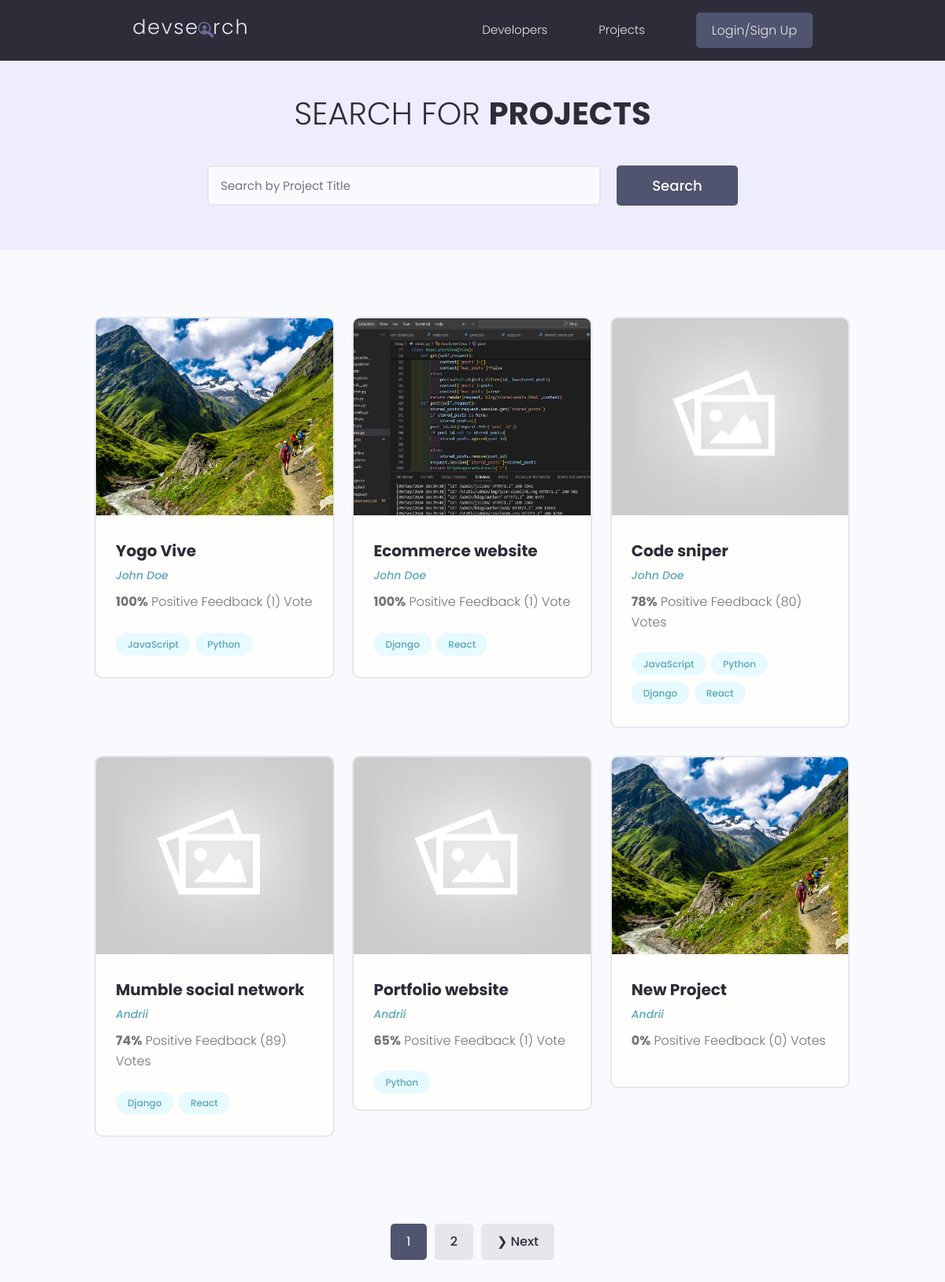
/projects/, run on the app's committed database.
### projects/models.py (models this page shows, shortened)
class Project(models.Model):
    owner = models.ForeignKey(Profile,null=True,blank=True,on_delete=models.SET_NULL)
    title=models.CharField(max_length=200)
    description=models.TextField(null=True,blank=True)
    featured_img=models.ImageField(null=True,blank=True,default='default.jpg')
    demo_link=models.CharField(max_length=2000,null=True,blank=True)
    source_link=models.CharField(max_length=2000,null=True,blank=True)
    tags=models.ManyToManyField('Tag',blank=True)
    vote_total=models.IntegerField(default=0,null=True,blank=True)
    vote_ratio=models.IntegerField(default=0,null=True,blank=True)
    created=models.DateTimeField(auto_now_add=True)
    id = models.UUIDField(default=uuid.uuid4,unique=True,primary_key=True,editable=False)
    class Meta:
        ordering=['-vote_ratio','-vote_total']

class Tag(models.Model):
    name=models.CharField(max_length=200)
    created=models.DateTimeField(auto_now_add=True)
    id = models.UUIDField(default=uuid.uuid4,unique=True,primary_key=True,editable=False)
    def __str__(self):
        return self.name

### users/models.py (models this page shows, shortened)
class Profile(models.Model):
    user = models.OneToOneField(User, on_delete=models.CASCADE, null=True, blank=True)
    name = models.CharField(max_length=200, blank=True, null=True)
    email = models.EmailField(max_length=500, blank=True, null=True)
    username = models.CharField(max_length=200, blank=True, null=True)
    location = models.CharField(max_length=200, blank=True, null=True)
    short_intro = models.CharField(max_length=200, blank=True, null=True)
    bio = models.TextField(blank=True, null=True)
    profile_image = models.ImageField(null=True, blank=True, upload_to='profiles/', default="profiles/user-default.png")
    social_github = models.CharField(max_length=200, blank=True, null=True)
    social_twitter = models.CharField(max_length=200, blank=True, null=True)
    social_linkedin = models.CharField(max_length=200, blank=True, null=True)
    social_youtube = models.CharField(max_length=200, blank=True, null=True)
    social_website = models.CharField(max_length=200, blank=True, null=True)
    created=models.DateTimeField(auto_now_add=True)
    id = models.UUIDField(default=uuid.uuid4,unique=True,primary_key=True,editable=False)

### projects/views.py (the view)
# urls.py: path('projects/', views.getProjects),
def projects(request):
    projects, search_query = searchProjects(request)
    custom_range,projects=paginationProjects(request,projects,6)
    context={
        'projects':projects,'search_query':search_query,'custom_range':custom_range
    }
    return render(request,'projects/projects.html',context)

### projects/utils.py (called while the page is built)
def paginationProjects(request, projects,results):
    page = request.GET.get('page',1)
    paginator = Paginator(projects, results)
    try:
        projects = paginator.page(page)
    except PageNotAnInteger:
        projects = paginator.page(1)
    except EmptyPage:
        projects = paginator.page(paginator.num_pages)
    leftIndex = (int(page)-1)
    page = int(page) if page else 1
    leftIndex = max(1, page - 1)
    rightIndex = min(page + 1, paginator.num_pages)
    custom_range = range(leftIndex, rightIndex + 1)
    return custom_range, projects

def searchProjects(request):
    search_query= ''
    if request.GET.get('search_query'):
        search_query=request.GET.get('search_query')
    tags=Tag.objects.filter(name__icontains=search_query)
    projects=Project.objects.distinct().filter(
        Q(title__icontains=search_query)|
        Q(description__icontains=search_query)|
        Q(owner__name__icontains=search_query)|
        Q(tags__in=tags)
    )
    return projects, search_query

### projects/templates/projects/projects.html (shortened to what this page needs)
{% extends "main.html" %}
    {% block content %}
  <main class="projects">
    <section class="hero-section text-center">
      <div class="container container--narrow">
        <div class="hero-section__box">
          <h2>Search for <span>Projects</span></h2>
        </div>
        <div class="hero-section__search">
          <form id='searchForm' class="form" action="{% url 'projects' %}" method="get">
            <div class="form__field">
              <input class="input input--text" id="formInput#search" type="text" name="search_query"
              value='{{search_query}}' placeholder="Search by Project Title" />
            </div>
            <input class="btn btn--sub btn--lg" type="submit" value="Search" />
          </form>
        </div>
      </div>
    </section>
    <section class="projectsList">
      <div class="container">
        <div class="grid grid--three">
        {% for project in projects %}
          <div class="column">
            <div class="card project">
              <a href="{% url "project" project.id %}" class="project">
                <img class="project__thumbnail" src="{{ project.featured_img.url }}" alt="project thumbnail" />
                <div class="card__body">
                  <h3 class="project__title">{{project.title}}</h3>
                  <p><a class="project__author" href="{% url 'user-profile' project.owner.id %}">{{ project.owner.name }}</a></p>
                  <p class="project--rating">
                    <span style="font-weight: bold;">{{project.vote_ratio}}%</span> Positive
                    Feedback ({{project.vote_total}}) Vote{{project.vote_total|pluralize:'s'}}
                  </p>
                  <div class="project__tags">
                    {% for tag in project.tags.all %}
                    <span class="tag tag--pill tag--main">
                      <small>{{ tag }}</small>
                    </span>
                    {% endfor %}
                  </div>
                </div>
              </a>
            </div>
          </div>
          {% endfor %}
        </div>
      </div>
    </section>
    {% include 'pagination.html' with queryset=projects custom_range=custom_range %}
  </main>
    {% endblock %}

### static/styles/app.css (style rules this page uses)
:root { --color-sub: #2d2d39; }
.btn--sub { background-color: var(--color-sub-light); }
.card { border: 2px solid var(--color-light); }
img { width: 100%; }
.hero-section { height: 40vh; display: flex; align-items: center; background-color: var(--color-sub); }
.hero-section__box { margin-bottom: 4rem; }
.hero-section__box > h2, .hero-section__box > h2 > span { font-size: 4rem; color: var(--color-light); line-height: 1.3; text-transform: uppercase; }
.hero-section__box > h2 { font-weight: 300; }
.hero-section__box > h2 > span { font-weight: 700; }
.hero-section__search > .form { display: flex; align-items: center; justify-content: center; gap: 2rem; }
.hero-section__search > .form input.input--text { width: 50rem; }
.project__author { font-size: 1.4rem; font-style: italic; }
.project--rating { margin-bottom: 1.6em; margin-top: .5em; }
.projects > .hero-section { background: var(--color-sub-lighter); height: 30vh; }
.projects .hero-section__box { margin-bottom: 2.5rem; }
.projects .hero-section__box > h2 { color: var(--color-sub); }
.projects .hero-section__box > h2 > span { font-weight: 700; color: var(--color-sub); }
.projectsList { margin-top: 8rem; }
.project__thumbnail { height: 25rem; object-fit: cover; object-position: top center; }
.project__title { font-size: 2rem; font-weight: 700; color: var(--color-sub); }

### static/uikit/styles/modules/_variables.css (style rules this page uses)
:root { --color-main: #5aa5b9; --color-main-light: #e6faff; --color-sub: #3f4156; --color-sub-light: #51546e; --color-sub-lighter: #ededfd; --color-text: #737373; --color-gray: #8b8b8b; --color-light: #e5e7eb; --color-light-gray: #767676; --color-bg: #f8fafd; --color-white: #fffefd; --color-white-light: #f3f3f3; --color-success: #359e64; --color-success-bg: #def8e8; --color-error: #fc4b0b; --color-error-bg: #fff2ee; --font-base: 'Poppins', arial, helvetica, 'Segoe UI', roboto, ubuntu, sans-serif; --font-monospace: 'Fira Code', 'Courier New', courier, monospace; --font-regular: 300; --font-medium: 500; --font-bold: 700; --generic-shadow: 1px 1px 5px #00000010; --generic-transition: all 0.3s ease-in-out; }

### static/uikit/styles/modules/_base.css (style rules this page uses)
* { margin: 0; padding: 0; box-sizing: border-box; text-rendering: optimizeLegibility; color: inherit; font-size: inherit; }
html { font-size: 50%; }
@media only screen and (min-width: 480px) { html { font-size: 56.25%; } }
@media only screen and (min-width: 1200px) { html { font-size: 62.5%; } }
body { line-height: 1.6; font-weight: 400; font-size: 1.5rem; color: var(--color-text); background-color: var(--color-bg); min-height: 100vh; }

### static/uikit/styles/modules/_typography.css (style rules this page uses)
* { font-family: var(--font-base); }
h2 { font-size: 3.6rem; font-weight: var(--font-bold); }
h3 { font-size: 3.2rem; font-weight: var(--font-medium); }
p, span, strong { font-size: 1.6rem; color: var(--color-text); font-weight: var(--font-regular); }
a { padding-bottom: 2px; text-decoration: none; display: inline-block; color: var(--color-main); font-weight: var(--font-medium); }

### static/uikit/styles/modules/_utilities.css (style rules this page uses)
.container { width: 92%; max-width: 165rem; margin: 0 auto; box-sizing: border-box; }
.container--narrow { width: 92%; max-width: 120rem; }
@media screen and (min-width: 1000px) { .container { width: 90%; } }
@media screen and (min-width: 1000px) { .container--narrow { width: 85%; } }
@media screen and (min-width: 1200px) { .container { width: 80%; } }
@media screen and (min-width: 1200px) { .container--narrow { width: 72%; } }
.text-center { text-align: center; }

### static/uikit/styles/modules/_button.css (style rules this page uses)
.btn { display: inline-block; position: relative; cursor: pointer; background-color: var(--color-light); font-weight: var(--font-medium); color: var(--color-sub); text-decoration: none; padding: 1rem 2rem; border-radius: 0.5rem; border: none; width: -webkit-fit-content; width: -moz-fit-content; width: fit-content; height: -webkit-fit-content; height: -moz-fit-content; height: fit-content; font-size: 1.6rem; outline-width: 0; outline-color: transparent; -webkit-backface-visibility: hidden; backface-visibility: hidden; transition: all 0.3s ease-in-out; }
.btn--sub { background-color: var(--color-sub); color: var(--color-white); }
.btn--lg { font-size: 1.8rem; padding: 1.2rem 4.5rem; }

### static/uikit/styles/modules/_card.css (style rules this page uses)
.card { border-radius: 1rem; background-color: var(--color-white); border: 1.5px solid var(--color-light); width: auto; height: auto; margin-top: 0.5rem; margin-bottom: 0.5rem; overflow: hidden; }
.card__body, .card__header { padding: 2rem 2.5rem; }

### data on the page
Project: featured_img (picture), title "Yogo Vive", owner.name "John Doe", vote_ratio "100", vote_total "1"
Tag: name "JavaScript"
Tag: name "Python"
Project: featured_img (picture), title "Ecommerce website", owner.name "John Doe", vote_ratio "100", vote_total "1"
Tag: name "Django"
Tag: name "React"
Project: featured_img (placeholder picture), title "Code sniper", owner.name "John Doe", vote_ratio "78", vote_total "80"
Project: featured_img (placeholder picture), title "Mumble social network", owner.name "Andrii", vote_ratio "74", vote_total "89"
Project: featured_img (placeholder picture), title "Portfolio website", owner.name "Andrii", vote_ratio "65", vote_total "1"
Project: featured_img (picture), title "New Project", owner.name "Andrii", vote_ratio "0", vote_total "0"

### other printed values
{{ page }} "1"
{{ page }} "2"
